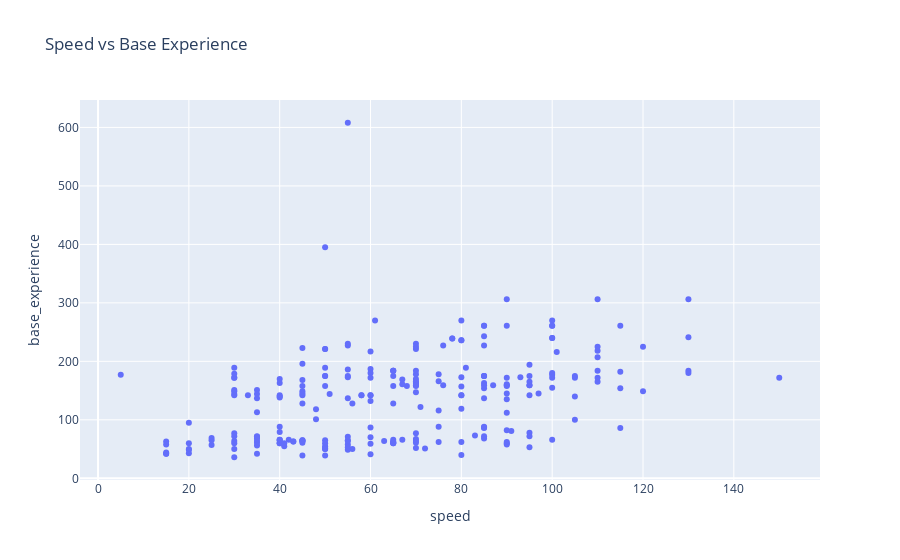

Source (notebook cell):
### Code cell
#  Speed vs Base Experience
# sns.scatterplot(x='speed', y='base_experience', data=df)
# plt.title("Speed vs Base Experience")
# plt.show()
fig = px.scatter(
    df,
    x="speed",
    y="base_experience",
    hover_name="name",
    title="Speed vs Base Experience"
)
fig.show()

### Figure 1 — Plotly figure (JSON) as saved in the notebook; plotly's stock layout.template omitted (floating-point values rounded to 4 significant figures; data arrays with more than 128 entries replaced by an {"elided": "..."} marker saying what was removed)
{"data": [{"hovertemplate": "<b>%{hovertext}</b><br><br>speed=%{x}<br>base_experience=%{y}<extra></extra>", "hovertext": {"elided": "250 str values"}, "legendgroup": "", "marker": {"color": "#636efa", "symbol": "circle"}, "mode": "markers", "name": "", "orientation": "v", "showlegend": false, "type": "scatter", "x": {"elided": "250 int values"}, "xaxis": "x", "y": {"elided": "250 int values"}, "yaxis": "y"}], "layout": {"legend": {"tracegroupgap": 0}, "title": {"text": "Speed vs Base Experience"}, "xaxis": {"anchor": "y", "domain": [0, 1], "title": {"text": "speed"}}, "yaxis": {"anchor": "x", "domain": [0, 1], "title": {"text": "base_experience"}}}}
